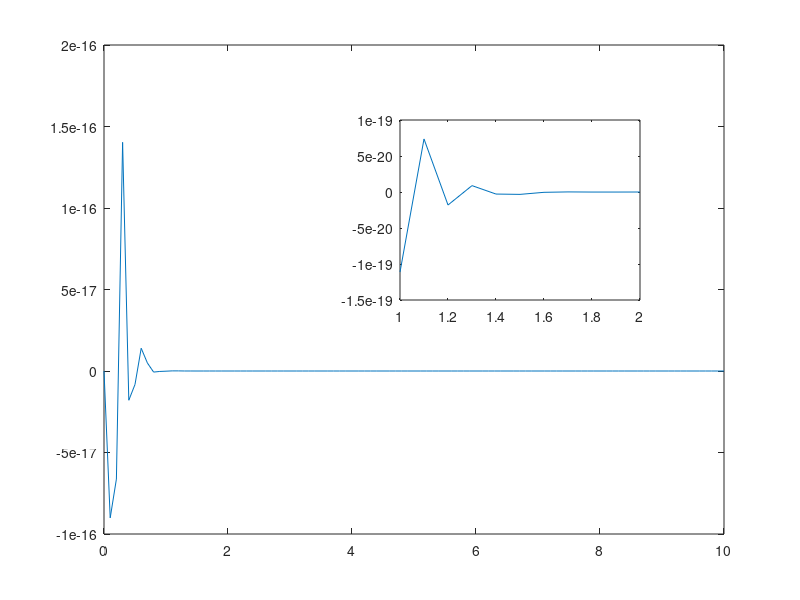

Recreate this plot in MATLAB.
clf reset

t=0:0.1:10;
plot(t,exp(-10*t).*sin(20*pi*t))
h2=axes('Position',[0.5 0.5 0.3 0.3])
%比如插入x\in [1 2]之间的函数变化
tt=1:0.1:2;                                                       %这里在绘图前直接定义了tt的范围
plot(tt,exp(-10*tt).*sin(20*pi*tt))
